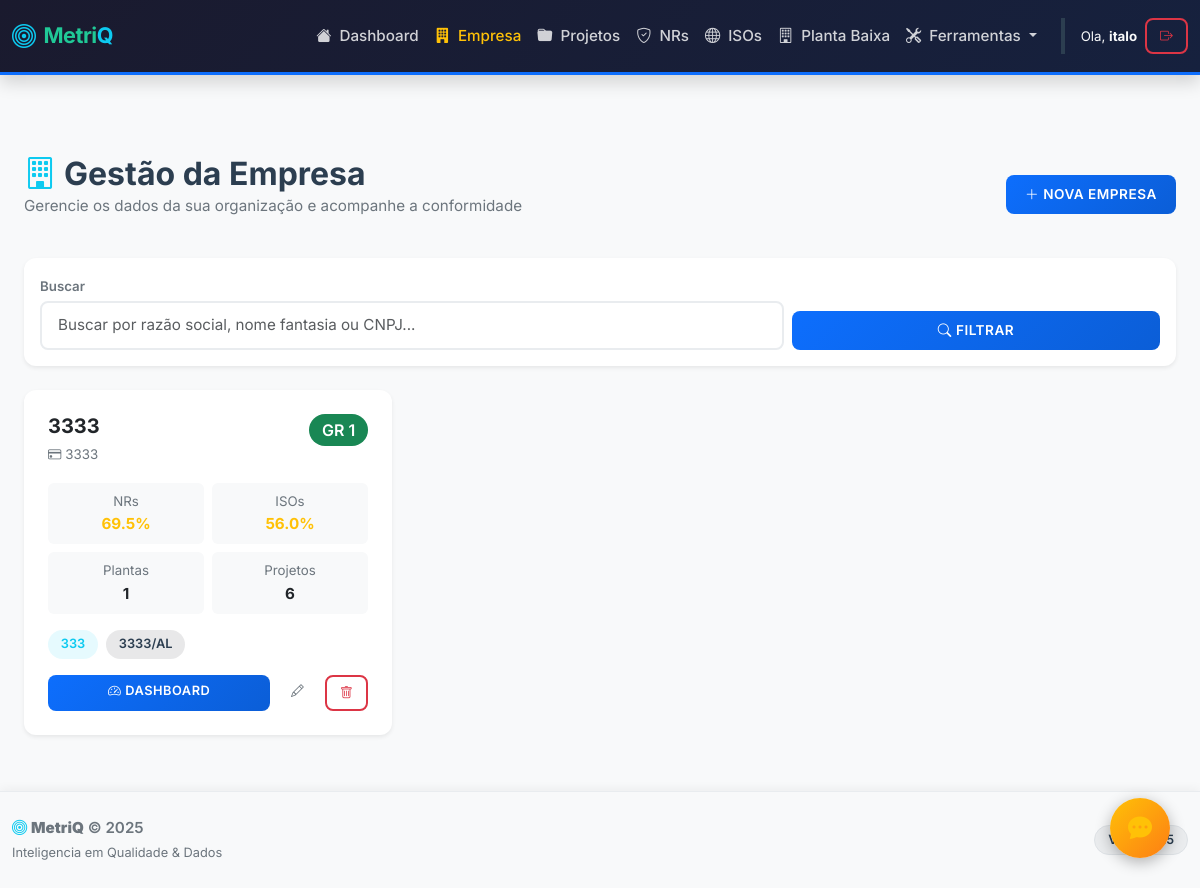
The page /empresas (signed in) on the database as committed earlier.
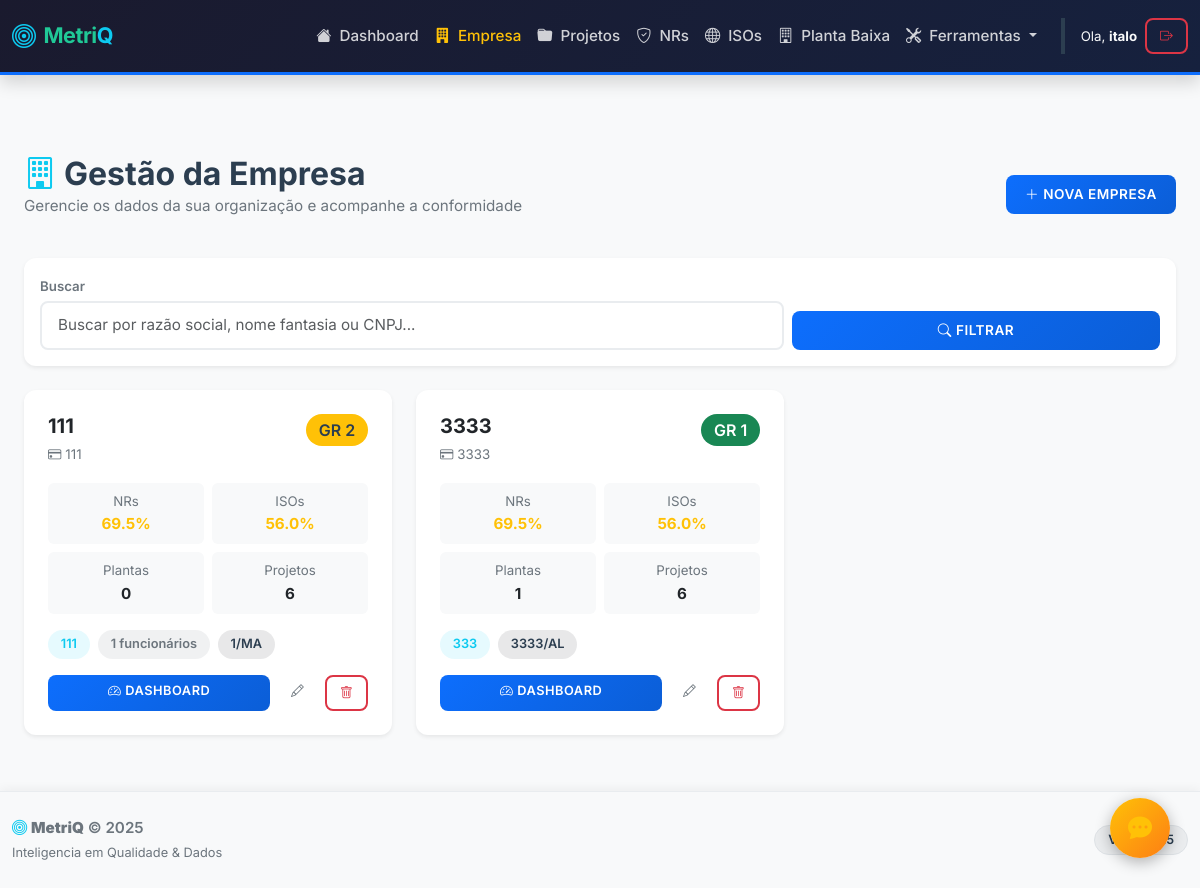
The same page on the database as committed later.
### qualidade_flask/models.py (models this page shows, shortened)
class User(UserMixin, db.Model):
    id = db.Column(db.Integer, primary_key=True)
    username = db.Column(db.String(100), unique=True, nullable=False)
    password = db.Column(db.String(255), nullable=False)
    analises = db.relationship('Analise', backref='dono', lazy=True)
    empresas = db.relationship('Empresa', backref='usuario', lazy=True)

class Empresa(db.Model):
    id = db.Column(db.Integer, primary_key=True)
    razao_social = db.Column(db.String(200), nullable=False)
    nome_fantasia = db.Column(db.String(200), default='')
    cnpj = db.Column(db.String(18), unique=True, default='')
    cnae = db.Column(db.String(20), default='')  # CNAE principal
    ramo_atividade = db.Column(db.String(200), default='')
    grau_risco = db.Column(db.Integer, default=1)  # 1 a 4
    num_funcionarios = db.Column(db.Integer, default=0)
    endereco = db.Column(db.String(300), default='')
    bairro = db.Column(db.String(100), default='')
    cidade = db.Column(db.String(100), default='')
    estado = db.Column(db.String(2), default='')
    cep = db.Column(db.String(9), default='')
    telefone = db.Column(db.String(20), default='')
    email = db.Column(db.String(100), default='')
    responsavel_sst = db.Column(db.String(100), default='')
    data_criacao = db.Column(db.DateTime, default=datetime.now)
    data_atualizacao = db.Column(db.DateTime, default=datetime.now, onupdate=datetime.now)
    user_id = db.Column(db.Integer, db.ForeignKey('user.id'), nullable=False)
    plantas_baixas = db.relationship('PlantaBaixa', backref='empresa', lazy=True)
    checklists_nr = db.relationship('ChecklistNR', backref='empresa', lazy=True)
    checklists_iso = db.relationship('ChecklistISO', backref='empresa', lazy=True)
    def get_metricas_conformidade(self):
        from sqlalchemy import or_
        user_checklists_nr = ChecklistNR.query.filter(
            ChecklistNR.user_id == self.user_id,
            or_(ChecklistNR.empresa_id == self.id, ChecklistNR.empresa_id == None, ChecklistNR.empresa_id == 0)
        ).all()
        user_checklists_iso = ChecklistISO.query.filter(
            ChecklistISO.user_id == self.user_id,
            or_(ChecklistISO.empresa_id == self.id, ChecklistISO.empresa_id == None, ChecklistISO.empresa_id == 0)
        ).all()
        user_plantas = PlantaBaixa.query.filter(
            PlantaBaixa.user_id == self.user_id,
            or_(PlantaBaixa.empresa_id == self.id, PlantaBaixa.empresa_id == None, PlantaBaixa.empresa_id == 0)
        ).all()
        user_projetos = Projeto.query.filter_by(user_id=self.user_id).all()
        metricas = {
            'total_plantas': len(user_plantas),
            'total_projetos': len(user_projetos),
            'total_checklists_nr': len(user_checklists_nr),
            'total_checklists_iso': len(user_checklists_iso),
            'conformidade_nr_media': 0,
            'maturidade_iso_media': 0,
            'conformidade_planta_media': 0,
            'nr_concluidas': 0,
            'nr_nao_concluidas': 0,
            'projetos_ativos': 0
        }
        conformidades_nr = []
        for c in user_checklists_nr:
            pct = c.calcular_conformidade()
            if pct > 0:
                conformidades_nr.append(pct)
                metricas['nr_concluidas'] += 1
            else:
                if c.respostas:
                    metricas['nr_nao_concluidas'] += 1
        if conformidades_nr:
            metricas['conformidade_nr_media'] = round(sum(conformidades_nr) / len(conformidades_nr), 1)
        maturidades_iso = []
        for c in user_checklists_iso:
            m = c.calcular_maturidade_percentual()
            if m > 0:
                maturidades_iso.append(m)
        if maturidades_iso:
            metricas['maturidade_iso_media'] = round(sum(maturidades_iso) / len(maturidades_iso), 1)
        conformidades_planta = []
        for p in user_plantas:
            pct, _ = p.calcular_conformidade()
            if pct > 0:
                conformidades_planta.append(pct)
        if conformidades_planta:
            metricas['conformidade_planta_media'] = round(sum(conformidades_planta) / len(conformidades_planta), 1)
        metricas['projetos_ativos'] = sum(1 for p in user_projetos if p.ferramentas)
        return metricas

### qualidade_flask/blueprints/empresa.py (the view)
@empresa.route('/empresas')
@login_required
def lista():
    busca = request.args.get('busca', '')
    query = Empresa.query.filter_by(user_id=current_user.id)
    if busca:
        query = query.filter(
            (Empresa.razao_social.ilike(f'%{busca}%')) |
            (Empresa.nome_fantasia.ilike(f'%{busca}%')) |
            (Empresa.cnpj.ilike(f'%{busca}%'))
        )
    empresas = query.order_by(Empresa.data_atualizacao.desc()).all()
    return render_template('empresa/lista.html', empresas=empresas, busca=busca)

### qualidade_flask/templates/empresa/lista.html (shortened to what this page needs)
{% extends "base.html" %}
{% block content %}
<div class="container py-4">
    <div class="d-flex justify-content-between align-items-center mb-4">
        <div>
            <h2 class="fw-bold mb-0"><i class="bi bi-building text-info me-2"></i>Gestão da Empresa</h2>
            <p class="text-muted">Gerencie os dados da sua organização e acompanhe a conformidade</p>
        </div>
        <a href="{{ url_for('empresa.cadastrar') }}" class="btn btn-primary btn-lg">
            <i class="bi bi-plus-lg me-1"></i>Nova Empresa
        </a>
    </div>
    <div class="card border-0 shadow-sm mb-4">
        <div class="card-body p-3">
            <form method="GET" class="row g-2 align-items-end">
                <div class="col-md-8">
                    <label class="form-label small text-muted mb-1">Buscar</label>
                    <input type="text" name="busca" class="form-control" placeholder="Buscar por razão social, nome fantasia ou CNPJ..." value="{{ busca }}">
                </div>
                <div class="col-md-4">
                    <button type="submit" class="btn btn-primary w-100"><i class="bi bi-search me-1"></i>Filtrar</button>
                </div>
            </form>
        </div>
    </div>
    {% if empresas %}
    <div class="row g-4">
        {% for e in empresas %}
        {% set m = e.get_metricas_conformidade() %}
        <div class="col-md-6 col-lg-4">
            <div class="card h-100 border-0 shadow-sm hover-shadow transition">
                <div class="card-body">
                    <div class="d-flex justify-content-between align-items-start mb-3">
                        <div>
                            <h5 class="card-title fw-bold mb-1">{{ e.nome_fantasia or e.razao_social }}</h5>
                            {% if e.cnpj %}
                            <small class="text-muted"><i class="bi bi-credit-card me-1"></i>{{ e.cnpj }}</small>
                            {% endif %}
                        </div>
                        <span class="badge {% if e.grau_risco >= 3 %}bg-danger{% elif e.grau_risco == 2 %}bg-warning text-dark{% else %}bg-success{% endif %} fs-6">
                            GR {{ e.grau_risco }}
                        </span>
                    </div>
                    <div class="row g-2 mb-3">
                        <div class="col-6">
                            <div class="p-2 bg-light rounded text-center">
                                <small class="text-muted d-block">NRs</small>
                                <span class="fw-bold {% if m.conformidade_nr_media >= 70 %}text-success{% elif m.conformidade_nr_media >= 40 %}text-warning{% else %}text-danger{% endif %}">
                                    {{ m.conformidade_nr_media }}%
                                </span>
                            </div>
                        </div>
                        <div class="col-6">
                            <div class="p-2 bg-light rounded text-center">
                                <small class="text-muted d-block">ISOs</small>
                                <span class="fw-bold {% if m.maturidade_iso_media >= 70 %}text-success{% elif m.maturidade_iso_media >= 40 %}text-warning{% else %}text-danger{% endif %}">
                                    {{ m.maturidade_iso_media }}%
                                </span>
                            </div>
                        </div>
                        <div class="col-6">
                            <div class="p-2 bg-light rounded text-center">
                                <small class="text-muted d-block">Plantas</small>
                                <span class="fw-bold">{{ m.total_plantas }}</span>
                            </div>
                        </div>
                        <div class="col-6">
                            <div class="p-2 bg-light rounded text-center">
                                <small class="text-muted d-block">Projetos</small>
                                <span class="fw-bold">{{ m.total_projetos }}</span>
                            </div>
                        </div>
                    </div>
                    <div class="d-flex gap-2 flex-wrap small mb-3">
                        {% if e.ramo_atividade %}
                        <span class="badge bg-info bg-opacity-10 text-info">{{ e.ramo_atividade }}</span>
                        {% endif %}
                        {% if e.num_funcionarios %}
                        <span class="badge bg-secondary bg-opacity-10 text-secondary">{{ e.num_funcionarios }} funcionários</span>
                        {% endif %}
                        {% if e.cidade %}
                        <span class="badge bg-dark bg-opacity-10 text-dark">{{ e.cidade }}/{{ e.estado }}</span>
                        {% endif %}
                    </div>
                    <div class="d-flex gap-2">
                        <a href="{{ url_for('empresa.dashboard', id=e.id) }}" class="btn btn-primary btn-sm flex-grow-1">
                            <i class="bi bi-speedometer2 me-1"></i>Dashboard
                        </a>
                        <a href="{{ url_for('empresa.editar', id=e.id) }}" class="btn btn-outline-secondary btn-sm" title="Editar">
                            <i class="bi bi-pencil"></i>
                        </a>
                        <form action="{{ url_for('empresa.excluir', id=e.id) }}" method="POST" style="display:inline;" onsubmit="return confirm('Excluir esta empresa permanentemente?')">
                            <button type="submit" class="btn btn-outline-danger btn-sm" title="Excluir">
                                <i class="bi bi-trash"></i>
                            </button>
                        </form>
                    </div>
                </div>
            </div>
        </div>
        {% endfor %}
    </div>
    {% endif %}
</div>
{% endblock %}

### qualidade_flask/templates/base.html (shortened to what this page needs)
<!DOCTYPE html>
<html lang="pt-br">
<head>
    <link href="https://cdn.jsdelivr.net/npm/bootstrap@5.3.0/dist/css/bootstrap.min.css" rel="stylesheet">
    <link rel="stylesheet" href="https://cdn.jsdelivr.net/npm/bootstrap-icons@1.10.5/font/bootstrap-icons.css">
    <link rel="stylesheet" href="{{ url_for('static', filename='css/style.css') }}">
</head>
<body class="d-flex flex-column min-vh-100">
    <nav class="navbar navbar-expand-lg navbar-dark bg-dark d-print-none">
        <div class="container">
            <a class="navbar-brand fw-bold d-flex align-items-center brand-text" href="/">
                <i class="bi bi-bullseye me-2 fs-4 text-info"></i>
                <span>Metri<span class="text-info">Q</span>
            </a>
            <div class="collapse navbar-collapse" id="navbarNav">
                <ul class="navbar-nav ms-auto align-items-center">
                    <li class="nav-item">
                        <a class="nav-link {{ 'active' if request.endpoint == 'main.index' }}" href="/">
                            <i class="bi bi-house-fill me-1"></i> Dashboard
                        </a>
                    </li>
                    <li class="nav-item">
                        <a class="nav-link {{ 'active' if request.endpoint and request.endpoint.startswith('empresa') }}" href="/empresas">
                            <i class="bi bi-building-fill me-1"></i> Empresa
                        </a>
                    </li>
                    <li class="nav-item">
                        <a class="nav-link {{ 'active' if request.endpoint == 'projects.lista_projetos' }}" href="/projetos">
                            <i class="bi bi-folder-fill me-1"></i> Projetos
                        </a>
                    </li>
                    <li class="nav-item">
                        <a class="nav-link {{ 'active' if request.endpoint == 'nr.lista_nrs' }}" href="/nr">
                            <i class="bi bi-shield-check me-1"></i> NRs
                        </a>
                    </li>
                    <li class="nav-item">
                        <a class="nav-link {{ 'active' if request.endpoint == 'iso.lista_isos' }}" href="/iso">
                            <i class="bi bi-globe me-1"></i> ISOs
                        </a>
                    </li>
                    <li class="nav-item">
                        <a class="nav-link {{ 'active' if request.endpoint and request.endpoint.startswith('planta_baixa') }}" href="{{ url_for('planta_baixa.lista') }}">
                            <i class="bi bi-building me-1"></i> Planta Baixa
                        </a>
                    </li>
                    <li class="nav-item dropdown">
                        <a class="nav-link dropdown-toggle" href="#" role="button" data-bs-toggle="dropdown" aria-expanded="false">
                            <i class="bi bi-tools me-1"></i> Ferramentas
                        </a>
                    </li>
                    {% if current_user.is_authenticated %}
                        <li class="nav-item ms-lg-3 border-start border-secondary ps-lg-3 mt-2 mt-lg-0">
                            <div class="d-flex align-items-center gap-2">
                                <span class="text-light small">Ola, <strong>{{ current_user.username }}</strong></span>
                                <a href="/logout" class="btn btn-sm btn-outline-danger" title="Sair">
                                    <i class="bi bi-box-arrow-right"></i>
                                </a>
                            </div>
                        </li>
                    {% endif %}
                </ul>
            </div>
    </nav>
    <main class="flex-grow-1">
        <div class="container mt-4">
            {% block content %}{% endblock %}
        </div>
    </main>
    <footer class="d-print-none bg-light border-top py-4 mt-auto">
        <div class="container">
            <div class="row align-items-center">
                <div class="col-md-6 text-center text-md-start">
                    <p class="mb-0 text-muted">
                        <i class="bi bi-bullseye text-info"></i>
                        <strong>MetriQ</strong> &copy; 2025
                    </p>
                    <small class="text-muted" style="font-size: 0.8rem;">Inteligencia em Qualidade & Dados</small>
                </div>
                <div class="col-md-6 text-md-end text-center mt-2 mt-md-0">
                    <span class="badge bg-secondary bg-opacity-10 text-dark border">Versao 5.5</span>
                </div>
        </div>
    </footer>
    <a id="btnFeedback" href="https://docs.google.com/forms/d/e/1FAIpQLSc6ZJWx9LMAzcBPMMdcK3FHIyoWjjz7ik7XjiTRzf5Kar_DFA/viewform?usp=sharing&ouid=112551274773752880388" target="_blank" title="Deixe seu Feedback" class="text-decoration-none">
        <i class="bi bi-chat-dots-fill text-warning fs-4"></i>
    </a>
</body>
</html>

Rows that differ between the two databases and show on the page:
added Empresa: nome_fantasia "111", cnpj "111", grau_risco "2", conformidade_nr_media "69.5", maturidade_iso_media "56.0", total_plantas "0", total_projetos "6", ramo_atividade "111", num_funcionarios "1", cidade "1", estado "MA"
